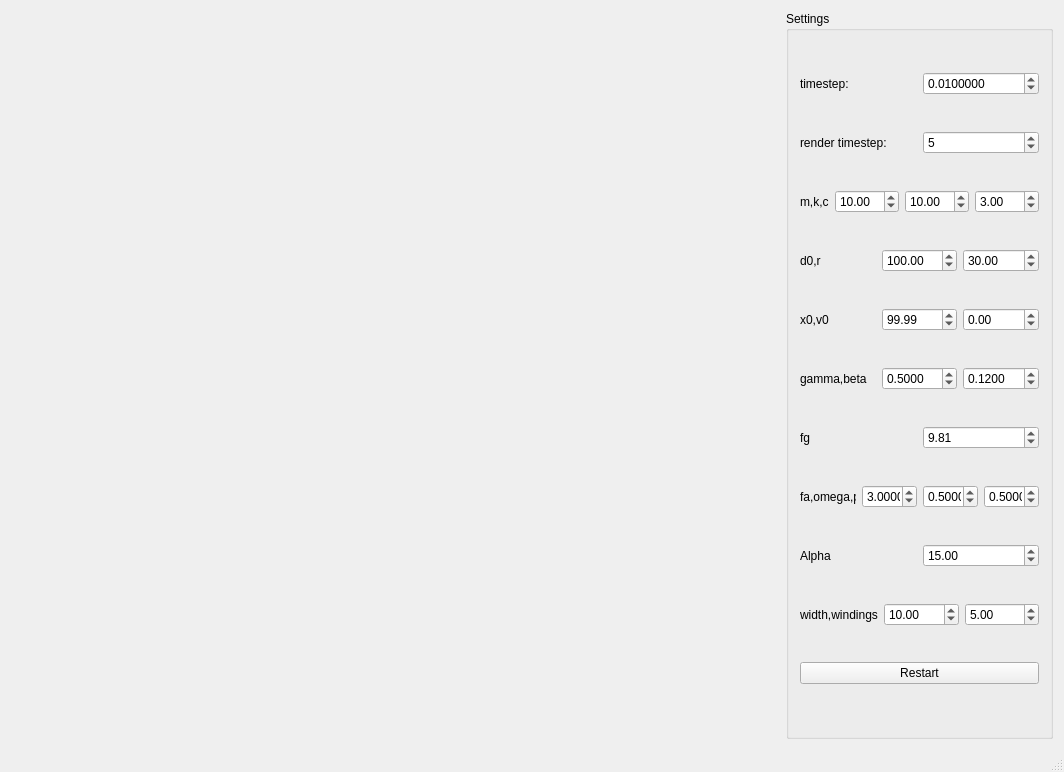
<?xml version="1.0" encoding="UTF-8"?>
<ui version="4.0">
 <class>MainWindow</class>
 <widget class="QMainWindow" name="MainWindow">
  <property name="windowModality">
   <enum>Qt::WindowModal</enum>
  </property>
  <property name="geometry">
   <rect>
    <x>0</x>
    <y>0</y>
    <width>1064</width>
    <height>772</height>
   </rect>
  </property>
  <property name="sizePolicy">
   <sizepolicy hsizetype="Fixed" vsizetype="Fixed">
    <horstretch>0</horstretch>
    <verstretch>0</verstretch>
   </sizepolicy>
  </property>
  <property name="minimumSize">
   <size>
    <width>727</width>
    <height>472</height>
   </size>
  </property>
  <property name="windowTitle">
   <string>Spring Simulator</string>
  </property>
  <property name="animated">
   <bool>false</bool>
  </property>
  <property name="tabShape">
   <enum>QTabWidget::Triangular</enum>
  </property>
  <widget class="QWidget" name="centralWidget">
   <property name="sizePolicy">
    <sizepolicy hsizetype="Ignored" vsizetype="Ignored">
     <horstretch>0</horstretch>
     <verstretch>0</verstretch>
    </sizepolicy>
   </property>
   <layout class="QHBoxLayout" name="horizontalLayout">
    <item>
     <widget class="GLWidget" name="glwidget" native="true">
      <property name="minimumSize">
       <size>
        <width>436</width>
        <height>436</height>
       </size>
      </property>
     </widget>
    </item>
    <item>
     <widget class="QGroupBox" name="settings">
      <property name="sizePolicy">
       <sizepolicy hsizetype="Fixed" vsizetype="Preferred">
        <horstretch>0</horstretch>
        <verstretch>0</verstretch>
       </sizepolicy>
      </property>
      <property name="maximumSize">
       <size>
        <width>267</width>
        <height>16777215</height>
       </size>
      </property>
      <property name="title">
       <string>Settings</string>
      </property>
      <layout class="QVBoxLayout" name="verticalLayout">
       <item>
        <layout class="QHBoxLayout" name="horizontalLayout_2">
         <item>
          <widget class="QLabel" name="labelValue0">
           <property name="text">
            <string>timestep:</string>
           </property>
          </widget>
         </item>
         <item>
          <widget class="QDoubleSpinBox" name="t">
           <property name="decimals">
            <number>7</number>
           </property>
           <property name="minimum">
            <double>0.000001000000000</double>
           </property>
           <property name="singleStep">
            <double>0.000010000000000</double>
           </property>
           <property name="value">
            <double>0.010000000000000</double>
           </property>
          </widget>
         </item>
        </layout>
       </item>
       <item>
        <layout class="QHBoxLayout" name="horizontalLayout_5">
         <item>
          <widget class="QLabel" name="labelValue0_4">
           <property name="text">
            <string>render timestep:</string>
           </property>
          </widget>
         </item>
         <item>
          <widget class="QSpinBox" name="t_render">
           <property name="value">
            <number>5</number>
           </property>
          </widget>
         </item>
        </layout>
       </item>
       <item>
        <layout class="QHBoxLayout" name="horizontalLayout_6">
         <item>
          <widget class="QLabel" name="labelValue0_6">
           <property name="text">
            <string>m,k,c</string>
           </property>
          </widget>
         </item>
         <item>
          <widget class="QDoubleSpinBox" name="m">
           <property name="maximum">
            <double>1000.000000000000000</double>
           </property>
           <property name="singleStep">
            <double>0.100000000000000</double>
           </property>
           <property name="value">
            <double>10.000000000000000</double>
           </property>
          </widget>
         </item>
         <item>
          <widget class="QDoubleSpinBox" name="k">
           <property name="maximum">
            <double>1000.000000000000000</double>
           </property>
           <property name="singleStep">
            <double>0.100000000000000</double>
           </property>
           <property name="value">
            <double>10.000000000000000</double>
           </property>
          </widget>
         </item>
         <item>
          <widget class="QDoubleSpinBox" name="c">
           <property name="maximum">
            <double>100.000000000000000</double>
           </property>
           <property name="singleStep">
            <double>0.100000000000000</double>
           </property>
           <property name="value">
            <double>3.000000000000000</double>
           </property>
          </widget>
         </item>
        </layout>
       </item>
       <item>
        <layout class="QHBoxLayout" name="horizontalLayout_4">
         <item>
          <widget class="QLabel" name="labelValue0_2">
           <property name="text">
            <string>d0,r</string>
           </property>
          </widget>
         </item>
         <item>
          <widget class="QDoubleSpinBox" name="d0">
           <property name="maximum">
            <double>1000.000000000000000</double>
           </property>
           <property name="singleStep">
            <double>1.000000000000000</double>
           </property>
           <property name="value">
            <double>100.000000000000000</double>
           </property>
          </widget>
         </item>
         <item>
          <widget class="QDoubleSpinBox" name="r">
           <property name="maximum">
            <double>150.000000000000000</double>
           </property>
           <property name="value">
            <double>30.000000000000000</double>
           </property>
          </widget>
         </item>
        </layout>
       </item>
       <item>
        <layout class="QHBoxLayout" name="horizontalLayout_3">
         <item>
          <widget class="QLabel" name="label">
           <property name="text">
            <string>x0,v0</string>
           </property>
          </widget>
         </item>
         <item>
          <widget class="QDoubleSpinBox" name="x0">
           <property name="maximum">
            <double>1000.000000000000000</double>
           </property>
           <property name="singleStep">
            <double>1.000000000000000</double>
           </property>
           <property name="value">
            <double>99.989999999999995</double>
           </property>
          </widget>
         </item>
         <item>
          <widget class="QDoubleSpinBox" name="v0">
           <property name="minimum">
            <double>-100.000000000000000</double>
           </property>
           <property name="maximum">
            <double>100.000000000000000</double>
           </property>
           <property name="singleStep">
            <double>0.100000000000000</double>
           </property>
          </widget>
         </item>
        </layout>
       </item>
       <item>
        <layout class="QHBoxLayout" name="horizontalLayout_12">
         <item>
          <widget class="QLabel" name="labelValue0_9">
           <property name="text">
            <string>gamma,beta</string>
           </property>
          </widget>
         </item>
         <item>
          <widget class="QDoubleSpinBox" name="gamma">
           <property name="decimals">
            <number>4</number>
           </property>
           <property name="singleStep">
            <double>0.001000000000000</double>
           </property>
           <property name="value">
            <double>0.500000000000000</double>
           </property>
          </widget>
         </item>
         <item>
          <widget class="QDoubleSpinBox" name="beta">
           <property name="decimals">
            <number>4</number>
           </property>
           <property name="singleStep">
            <double>0.001000000000000</double>
           </property>
           <property name="value">
            <double>0.120000000000000</double>
           </property>
          </widget>
         </item>
        </layout>
       </item>
       <item>
        <layout class="QHBoxLayout" name="horizontalLayout_10">
         <item>
          <widget class="QLabel" name="labelValue0_5">
           <property name="text">
            <string>fg</string>
           </property>
          </widget>
         </item>
         <item>
          <widget class="QDoubleSpinBox" name="fg">
           <property name="singleStep">
            <double>0.010000000000000</double>
           </property>
           <property name="value">
            <double>9.810000000000000</double>
           </property>
          </widget>
         </item>
        </layout>
       </item>
       <item>
        <layout class="QHBoxLayout" name="horizontalLayout_9">
         <item>
          <widget class="QLabel" name="labelValue0_3">
           <property name="text">
            <string>fa,omega,phi</string>
           </property>
          </widget>
         </item>
         <item>
          <widget class="QDoubleSpinBox" name="fa">
           <property name="decimals">
            <number>4</number>
           </property>
           <property name="singleStep">
            <double>0.010000000000000</double>
           </property>
           <property name="value">
            <double>3.000000000000000</double>
           </property>
          </widget>
         </item>
         <item>
          <widget class="QDoubleSpinBox" name="omega">
           <property name="decimals">
            <number>4</number>
           </property>
           <property name="singleStep">
            <double>0.001000000000000</double>
           </property>
           <property name="value">
            <double>0.500000000000000</double>
           </property>
          </widget>
         </item>
         <item>
          <widget class="QDoubleSpinBox" name="phi">
           <property name="decimals">
            <number>4</number>
           </property>
           <property name="singleStep">
            <double>0.001000000000000</double>
           </property>
           <property name="value">
            <double>0.500000000000000</double>
           </property>
          </widget>
         </item>
        </layout>
       </item>
       <item>
        <layout class="QHBoxLayout" name="horizontalLayout_7">
         <item>
          <widget class="QLabel" name="label_2">
           <property name="text">
            <string>Alpha</string>
           </property>
          </widget>
         </item>
         <item>
          <widget class="QDoubleSpinBox" name="alpha">
           <property name="maximum">
            <double>60.000000000000000</double>
           </property>
           <property name="value">
            <double>15.000000000000000</double>
           </property>
          </widget>
         </item>
        </layout>
       </item>
       <item>
        <layout class="QHBoxLayout" name="horizontalLayout_8">
         <item>
          <widget class="QLabel" name="labelValue0_8">
           <property name="text">
            <string>width,windings</string>
           </property>
          </widget>
         </item>
         <item>
          <widget class="QDoubleSpinBox" name="width">
           <property name="value">
            <double>10.000000000000000</double>
           </property>
          </widget>
         </item>
         <item>
          <widget class="QDoubleSpinBox" name="windings">
           <property name="value">
            <double>5.000000000000000</double>
           </property>
          </widget>
         </item>
        </layout>
       </item>
       <item>
        <widget class="QPushButton" name="restart">
         <property name="text">
          <string>Restart</string>
         </property>
        </widget>
       </item>
      </layout>
     </widget>
    </item>
   </layout>
  </widget>
  <widget class="QStatusBar" name="statusBar"/>
 </widget>
 <layoutdefault spacing="6" margin="11"/>
 <customwidgets>
  <customwidget>
   <class>GLWidget</class>
   <extends>QWidget</extends>
   <header location="global">glwidget.h</header>
   <container>1</container>
  </customwidget>
 </customwidgets>
 <resources/>
 <connections/>
</ui>
